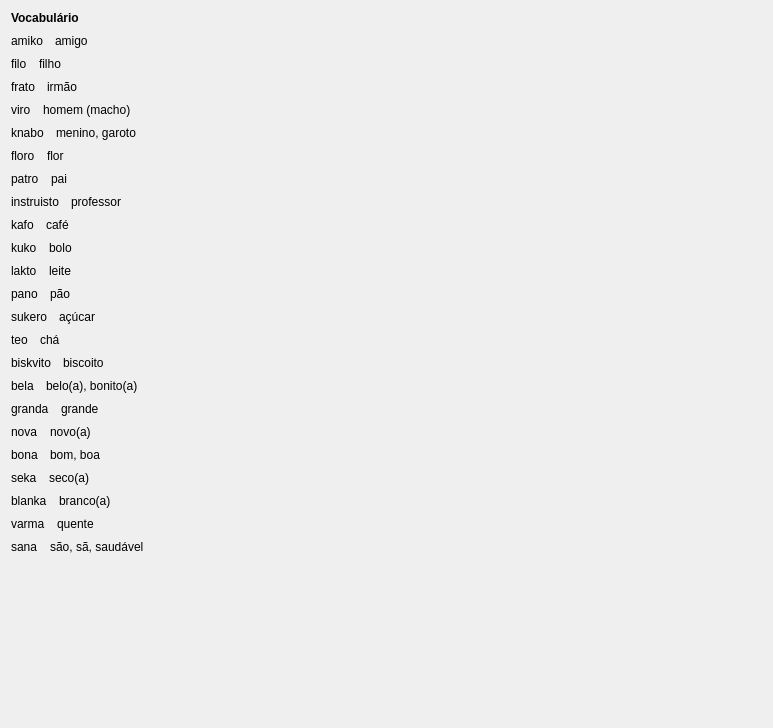
         <widget class="QWidget" name="scrollAreaWidgetContents_7">
          <property name="geometry">
           <rect>
            <x>0</x>
            <y>0</y>
            <width>773</width>
            <height>728</height>
           </rect>
          </property>
          <layout class="QVBoxLayout" name="verticalLayout_13">
           <property name="spacing">
            <number>9</number>
           </property>
           <item>
            <widget class="titolo" name="Lec01_Label35">
             <property name="sizePolicy">
              <sizepolicy hsizetype="Preferred" vsizetype="Maximum">
               <horstretch>0</horstretch>
               <verstretch>0</verstretch>
              </sizepolicy>
             </property>
             <property name="font">
              <font>
               <weight>75</weight>
               <bold>true</bold>
              </font>
             </property>
             <property name="text">
              <string>Vocabulário</string>
             </property>
             <property name="wordWrap">
              <bool>true</bool>
             </property>
            </widget>
           </item>
           <item>
            <layout class="QHBoxLayout" name="horizontalLayout_58">
             <property name="spacing">
              <number>12</number>
             </property>
             <item>
              <widget class="klakbutono_nova" name="Lec01_Button207">
               <property name="maximumSize">
                <size>
                 <width>16777215</width>
                 <height>16777215</height>
                </size>
               </property>
               <property name="text">
                <string>amiko</string>
               </property>
              </widget>
             </item>
             <item>
              <widget class="QLabel" name="Lec01_Label44">
               <property name="sizePolicy">
                <sizepolicy hsizetype="Expanding" vsizetype="Preferred">
                 <horstretch>0</horstretch>
                 <verstretch>0</verstretch>
                </sizepolicy>
               </property>
               <property name="text">
                <string>amigo</string>
               </property>
               <property name="wordWrap">
                <bool>true</bool>
               </property>
              </widget>
             </item>
            </layout>
           </item>
           <item>
            <layout class="QHBoxLayout" name="horizontalLayout_59">
             <property name="spacing">
              <number>12</number>
             </property>
             <item>
              <widget class="klakbutono_nova" name="Lec01_Button208">
               <property name="maximumSize">
                <size>
                 <width>16777215</width>
                 <height>16777215</height>
                </size>
               </property>
               <property name="text">
                <string>filo</string>
               </property>
              </widget>
             </item>
             <item>
              <widget class="QLabel" name="Lec01_Label45">
               <property name="sizePolicy">
                <sizepolicy hsizetype="Expanding" vsizetype="Preferred">
                 <horstretch>0</horstretch>
                 <verstretch>0</verstretch>
                </sizepolicy>
               </property>
               <property name="text">
                <string>filho</string>
               </property>
               <property name="wordWrap">
                <bool>true</bool>
               </property>
              </widget>
             </item>
            </layout>
           </item>
           <item>
            <layout class="QHBoxLayout" name="horizontalLayout_60">
             <property name="spacing">
              <number>12</number>
             </property>
             <item>
              <widget class="klakbutono_nova" name="Lec01_Button209">
               <property name="maximumSize">
                <size>
                 <width>16777215</width>
                 <height>16777215</height>
                </size>
               </property>
               <property name="text">
                <string>frato</string>
               </property>
              </widget>
             </item>
             <item>
              <widget class="QLabel" name="Lec01_Label46">
               <property name="sizePolicy">
                <sizepolicy hsizetype="Expanding" vsizetype="Preferred">
                 <horstretch>0</horstretch>
                 <verstretch>0</verstretch>
                </sizepolicy>
               </property>
               <property name="text">
                <string>irmão</string>
               </property>
               <property name="wordWrap">
                <bool>true</bool>
               </property>
              </widget>
             </item>
            </layout>
           </item>
           <item>
            <layout class="QHBoxLayout" name="horizontalLayout_61">
             <property name="spacing">
              <number>12</number>
             </property>
             <item>
              <widget class="klakbutono_nova" name="Lec01_Button210">
               <property name="maximumSize">
                <size>
                 <width>16777215</width>
                 <height>16777215</height>
                </size>
               </property>
               <property name="text">
                <string>viro</string>
               </property>
              </widget>
             </item>
             <item>
              <widget class="QLabel" name="Lec01_Label47">
               <property name="sizePolicy">
                <sizepolicy hsizetype="Expanding" vsizetype="Preferred">
                 <horstretch>0</horstretch>
                 <verstretch>0</verstretch>
                </sizepolicy>
               </property>
               <property name="text">
                <string>homem (macho)</string>
               </property>
               <property name="wordWrap">
                <bool>true</bool>
               </property>
              </widget>
             </item>
            </layout>
           </item>
           <item>
            <layout class="QHBoxLayout" name="horizontalLayout_62">
             <property name="spacing">
              <number>12</number>
             </property>
             <item>
              <widget class="klakbutono_nova" name="Lec01_Button211">
               <property name="maximumSize">
                <size>
                 <width>16777215</width>
                 <height>16777215</height>
                </size>
               </property>
               <property name="text">
                <string>knabo</string>
               </property>
              </widget>
             </item>
             <item>
              <widget class="QLabel" name="Lec01_Label48">
               <property name="sizePolicy">
                <sizepolicy hsizetype="Expanding" vsizetype="Preferred">
                 <horstretch>0</horstretch>
                 <verstretch>0</verstretch>
                </sizepolicy>
               </property>
               <property name="text">
                <string>menino, garoto</string>
               </property>
               <property name="wordWrap">
                <bool>true</bool>
               </property>
              </widget>
             </item>
            </layout>
           </item>
           <item>
            <layout class="QHBoxLayout" name="horizontalLayout_63">
             <property name="spacing">
              <number>12</number>
             </property>
             <item>
              <widget class="klakbutono_nova" name="Lec01_Button212">
               <property name="maximumSize">
                <size>
                 <width>16777215</width>
                 <height>16777215</height>
                </size>
               </property>
               <property name="text">
                <string>floro</string>
               </property>
              </widget>
             </item>
             <item>
              <widget class="QLabel" name="Lec01_Label49">
               <property name="sizePolicy">
                <sizepolicy hsizetype="Expanding" vsizetype="Preferred">
                 <horstretch>0</horstretch>
                 <verstretch>0</verstretch>
                </sizepolicy>
               </property>
               <property name="text">
                <string>flor</string>
               </property>
               <property name="wordWrap">
                <bool>true</bool>
               </property>
              </widget>
             </item>
            </layout>
           </item>
           <item>
            <layout class="QHBoxLayout" name="horizontalLayout_64">
             <property name="spacing">
              <number>12</number>
             </property>
             <item>
              <widget class="klakbutono_nova" name="Lec01_Button213">
               <property name="maximumSize">
                <size>
                 <width>16777215</width>
                 <height>16777215</height>
                </size>
               </property>
               <property name="text">
                <string>patro</string>
               </property>
              </widget>
             </item>
             <item>
              <widget class="QLabel" name="Lec01_Label50">
               <property name="sizePolicy">
                <sizepolicy hsizetype="Expanding" vsizetype="Preferred">
                 <horstretch>0</horstretch>
                 <verstretch>0</verstretch>
                </sizepolicy>
               </property>
               <property name="text">
                <string>pai</string>
               </property>
               <property name="wordWrap">
                <bool>true</bool>
               </property>
              </widget>
             </item>
            </layout>
           </item>
           <item>
            <layout class="QHBoxLayout" name="horizontalLayout_65">
             <property name="spacing">
              <number>12</number>
             </property>
             <item>
              <widget class="klakbutono_nova" name="Lec01_Button214">
               <property name="maximumSize">
                <size>
                 <width>16777215</width>
                 <height>16777215</height>
                </size>
               </property>
               <property name="text">
                <string>instruisto</string>
               </property>
              </widget>
             </item>
             <item>
              <widget class="QLabel" name="Lec01_Label51">
               <property name="sizePolicy">
                <sizepolicy hsizetype="Expanding" vsizetype="Preferred">
                 <horstretch>0</horstretch>
                 <verstretch>0</verstretch>
                </sizepolicy>
               </property>
               <property name="text">
                <string>professor</string>
               </property>
               <property name="wordWrap">
                <bool>true</bool>
               </property>
              </widget>
             </item>
            </layout>
           </item>
           <item>
            <layout class="QHBoxLayout" name="horizontalLayout_66">
             <property name="spacing">
              <number>12</number>
             </property>
             <item>
              <widget class="klakbutono_nova" name="Lec01_Button215">
               <property name="maximumSize">
                <size>
                 <width>16777215</width>
                 <height>16777215</height>
                </size>
               </property>
               <property name="text">
                <string>kafo</string>
               </property>
              </widget>
             </item>
             <item>
              <widget class="QLabel" name="Lec01_Label52">
               <property name="sizePolicy">
                <sizepolicy hsizetype="Expanding" vsizetype="Preferred">
                 <horstretch>0</horstretch>
                 <verstretch>0</verstretch>
                </sizepolicy>
               </property>
               <property name="text">
                <string>café</string>
               </property>
               <property name="wordWrap">
                <bool>true</bool>
               </property>
              </widget>
             </item>
            </layout>
           </item>
           <item>
            <layout class="QHBoxLayout" name="horizontalLayout_67">
             <property name="spacing">
              <number>12</number>
             </property>
             <item>
              <widget class="klakbutono_nova" name="Lec01_Button216">
               <property name="maximumSize">
                <size>
                 <width>16777215</width>
                 <height>16777215</height>
                </size>
               </property>
               <property name="text">
                <string>kuko</string>
               </property>
              </widget>
             </item>
             <item>
              <widget class="QLabel" name="Lec01_Label53">
               <property name="sizePolicy">
                <sizepolicy hsizetype="Expanding" vsizetype="Preferred">
                 <horstretch>0</horstretch>
                 <verstretch>0</verstretch>
                </sizepolicy>
               </property>
               <property name="text">
                <string>bolo</string>
               </property>
               <property name="wordWrap">
                <bool>true</bool>
               </property>
              </widget>
             </item>
            </layout>
           </item>
           <item>
            <layout class="QHBoxLayout" name="horizontalLayout_68">
             <property name="spacing">
              <number>12</number>
             </property>
             <item>
              <widget class="klakbutono_nova" name="Lec01_Button217">
               <property name="maximumSize">
                <size>
                 <width>16777215</width>
                 <height>16777215</height>
                </size>
               </property>
               <property name="text">
                <string>lakto</string>
               </property>
              </widget>
             </item>
             <item>
              <widget class="QLabel" name="Lec01_Label54">
               <property name="sizePolicy">
                <sizepolicy hsizetype="Expanding" vsizetype="Preferred">
                 <horstretch>0</horstretch>
                 <verstretch>0</verstretch>
                </sizepolicy>
               </property>
               <property name="text">
                <string>leite</string>
               </property>
               <property name="wordWrap">
                <bool>true</bool>
               </property>
              </widget>
             </item>
            </layout>
           </item>
           <item>
            <layout class="QHBoxLayout" name="horizontalLayout_69">
             <property name="spacing">
              <number>12</number>
             </property>
             <item>
              <widget class="klakbutono_nova" name="Lec01_Button218">
               <property name="maximumSize">
                <size>
                 <width>16777215</width>
                 <height>16777215</height>
                </size>
               </property>
               <property name="text">
                <string>pano</string>
               </property>
              </widget>
             </item>
             <item>
              <widget class="QLabel" name="Lec01_Label55">
               <property name="sizePolicy">
                <sizepolicy hsizetype="Expanding" vsizetype="Preferred">
                 <horstretch>0</horstretch>
                 <verstretch>0</verstretch>
                </sizepolicy>
               </property>
               <property name="text">
                <string>pão</string>
               </property>
               <property name="wordWrap">
                <bool>true</bool>
               </property>
              </widget>
             </item>
            </layout>
           </item>
           <item>
            <layout class="QHBoxLayout" name="horizontalLayout_70">
             <property name="spacing">
              <number>12</number>
             </property>
             <item>
              <widget class="klakbutono_nova" name="Lec01_Button219">
               <property name="maximumSize">
                <size>
                 <width>16777215</width>
                 <height>16777215</height>
                </size>
               </property>
               <property name="text">
                <string>sukero</string>
               </property>
              </widget>
             </item>
             <item>
              <widget class="QLabel" name="Lec01_Label56">
               <property name="sizePolicy">
                <sizepolicy hsizetype="Expanding" vsizetype="Preferred">
                 <horstretch>0</horstretch>
                 <verstretch>0</verstretch>
                </sizepolicy>
               </property>
               <property name="text">
                <string>açúcar</string>
               </property>
               <property name="wordWrap">
                <bool>true</bool>
               </property>
              </widget>
             </item>
            </layout>
           </item>
           <item>
            <layout class="QHBoxLayout" name="horizontalLayout_71">
             <property name="spacing">
              <number>12</number>
             </property>
             <item>
              <widget class="klakbutono_nova" name="Lec01_Button220">
               <property name="maximumSize">
                <size>
                 <width>16777215</width>
                 <height>16777215</height>
                </size>
               </property>
               <property name="text">
                <string>teo</string>
               </property>
              </widget>
             </item>
             <item>
              <widget class="QLabel" name="Lec01_Label57">
               <property name="sizePolicy">
                <sizepolicy hsizetype="Expanding" vsizetype="Preferred">
                 <horstretch>0</horstretch>
                 <verstretch>0</verstretch>
                </sizepolicy>
               </property>
               <property name="text">
                <string>chá</string>
               </property>
               <property name="wordWrap">
                <bool>true</bool>
               </property>
              </widget>
             </item>
            </layout>
           </item>
           <item>
            <layout class="QHBoxLayout" name="horizontalLayout_72">
             <property name="spacing">
              <number>12</number>
             </property>
             <item>
              <widget class="klakbutono_nova" name="Lec01_Button221">
               <property name="maximumSize">
                <size>
                 <width>16777215</width>
                 <height>16777215</height>
                </size>
               </property>
               <property name="text">
                <string>biskvito</string>
               </property>
              </widget>
             </item>
             <item>
              <widget class="QLabel" name="Lec01_Label58">
               <property name="sizePolicy">
                <sizepolicy hsizetype="Expanding" vsizetype="Preferred">
                 <horstretch>0</horstretch>
                 <verstretch>0</verstretch>
                </sizepolicy>
               </property>
               <property name="text">
                <string>biscoito</string>
               </property>
               <property name="wordWrap">
                <bool>true</bool>
               </property>
              </widget>
             </item>
            </layout>
           </item>
           <item>
            <layout class="QHBoxLayout" name="horizontalLayout_74">
             <property name="spacing">
              <number>12</number>
             </property>
             <item>
              <widget class="klakbutono_nova" name="Lec01_Button222">
               <property name="maximumSize">
                <size>
                 <width>16777215</width>
                 <height>16777215</height>
                </size>
               </property>
               <property name="text">
                <string>bela</string>
               </property>
              </widget>
             </item>
             <item>
              <widget class="QLabel" name="Lec01_Label60">
               <property name="sizePolicy">
                <sizepolicy hsizetype="Expanding" vsizetype="Preferred">
                 <horstretch>0</horstretch>
                 <verstretch>0</verstretch>
                </sizepolicy>
               </property>
               <property name="text">
                <string>belo(a), bonito(a)</string>
               </property>
               <property name="wordWrap">
                <bool>true</bool>
               </property>
              </widget>
             </item>
            </layout>
           </item>
           <item>
            <layout class="QHBoxLayout" name="horizontalLayout_75">
             <property name="spacing">
              <number>12</number>
             </property>
             <item>
              <widget class="klakbutono_nova" name="Lec01_Button223">
               <property name="maximumSize">
                <size>
                 <width>16777215</width>
                 <height>16777215</height>
                </size>
               </property>
               <property name="text">
                <string>granda</string>
               </property>
              </widget>
             </item>
             <item>
              <widget class="QLabel" name="Lec01_Label61">
               <property name="sizePolicy">
                <sizepolicy hsizetype="Expanding" vsizetype="Preferred">
                 <horstretch>0</horstretch>
                 <verstretch>0</verstretch>
                </sizepolicy>
               </property>
               <property name="text">
                <string>grande</string>
               </property>
               <property name="wordWrap">
                <bool>true</bool>
               </property>
              </widget>
             </item>
            </layout>
           </item>
           <item>
            <layout class="QHBoxLayout" name="horizontalLayout_76">
             <property name="spacing">
              <number>12</number>
             </property>
             <item>
              <widget class="klakbutono_nova" name="Lec01_Button224">
               <property name="maximumSize">
                <size>
                 <width>16777215</width>
                 <height>16777215</height>
                </size>
               </property>
               <property name="text">
                <string>nova</string>
               </property>
              </widget>
             </item>
             <item>
              <widget class="QLabel" name="Lec01_Label62">
               <property name="sizePolicy">
                <sizepolicy hsizetype="Expanding" vsizetype="Preferred">
                 <horstretch>0</horstretch>
                 <verstretch>0</verstretch>
                </sizepolicy>
               </property>
               <property name="text">
                <string>novo(a)</string>
               </property>
               <property name="wordWrap">
                <bool>true</bool>
               </property>
              </widget>
             </item>
            </layout>
           </item>
           <item>
            <layout class="QHBoxLayout" name="horizontalLayout_77">
             <property name="spacing">
              <number>12</number>
             </property>
             <item>
              <widget class="klakbutono_nova" name="Lec01_Button225">
               <property name="maximumSize">
                <size>
                 <width>16777215</width>
                 <height>16777215</height>
                </size>
               </property>
               <property name="text">
                <string>bona</string>
               </property>
              </widget>
             </item>
             <item>
              <widget class="QLabel" name="Lec01_Label63">
               <property name="sizePolicy">
                <sizepolicy hsizetype="Expanding" vsizetype="Preferred">
                 <horstretch>0</horstretch>
                 <verstretch>0</verstretch>
                </sizepolicy>
               </property>
               <property name="text">
                <string>bom, boa</string>
               </property>
               <property name="wordWrap">
                <bool>true</bool>
               </property>
              </widget>
             </item>
            </layout>
           </item>
           <item>
            <layout class="QHBoxLayout" name="horizontalLayout_78">
             <property name="spacing">
              <number>12</number>
             </property>
             <item>
              <widget class="klakbutono_nova" name="Lec01_Button226">
               <property name="maximumSize">
                <size>
                 <width>16777215</width>
                 <height>16777215</height>
                </size>
               </property>
               <property name="text">
                <string>seka</string>
               </property>
              </widget>
             </item>
             <item>
              <widget class="QLabel" name="Lec01_Label64">
               <property name="sizePolicy">
                <sizepolicy hsizetype="Expanding" vsizetype="Preferred">
                 <horstretch>0</horstretch>
                 <verstretch>0</verstretch>
                </sizepolicy>
               </property>
               <property name="text">
                <string>seco(a)</string>
               </property>
               <property name="wordWrap">
                <bool>true</bool>
               </property>
              </widget>
             </item>
            </layout>
           </item>
           <item>
            <layout class="QHBoxLayout" name="horizontalLayout_79">
             <property name="spacing">
              <number>12</number>
             </property>
             <item>
              <widget class="klakbutono_nova" name="Lec01_Button227">
               <property name="maximumSize">
                <size>
                 <width>16777215</width>
                 <height>16777215</height>
                </size>
               </property>
               <property name="text">
                <string>blanka</string>
               </property>
              </widget>
             </item>
             <item>
              <widget class="QLabel" name="Lec01_Label65">
               <property name="sizePolicy">
                <sizepolicy hsizetype="Expanding" vsizetype="Preferred">
                 <horstretch>0</horstretch>
                 <verstretch>0</verstretch>
                </sizepolicy>
               </property>
               <property name="text">
                <string>branco(a)</string>
               </property>
               <property name="wordWrap">
                <bool>true</bool>
               </property>
              </widget>
             </item>
            </layout>
           </item>
           <item>
            <layout class="QHBoxLayout" name="horizontalLayout_80">
             <property name="spacing">
              <number>12</number>
             </property>
             <item>
              <widget class="klakbutono_nova" name="Lec01_Button228">
               <property name="maximumSize">
                <size>
                 <width>16777215</width>
                 <height>16777215</height>
                </size>
               </property>
               <property name="text">
                <string>varma</string>
               </property>
              </widget>
             </item>
             <item>
              <widget class="QLabel" name="Lec01_Label66">
               <property name="sizePolicy">
                <sizepolicy hsizetype="Expanding" vsizetype="Preferred">
                 <horstretch>0</horstretch>
                 <verstretch>0</verstretch>
                </sizepolicy>
               </property>
               <property name="text">
                <string>quente</string>
               </property>
               <property name="wordWrap">
                <bool>true</bool>
               </property>
              </widget>
             </item>
            </layout>
           </item>
           <item>
            <layout class="QHBoxLayout" name="horizontalLayout_81">
             <property name="spacing">
              <number>12</number>
             </property>
             <item>
              <widget class="klakbutono_nova" name="Lec01_Button229">
               <property name="maximumSize">
                <size>
                 <width>16777215</width>
                 <height>16777215</height>
                </size>
               </property>
               <property name="text">
                <string>sana</string>
               </property>
              </widget>
             </item>
             <item>
              <widget class="QLabel" name="Lec01_Label67">
               <property name="sizePolicy">
                <sizepolicy hsizetype="Expanding" vsizetype="Preferred">
                 <horstretch>0</horstretch>
                 <verstretch>0</verstretch>
                </sizepolicy>
               </property>
               <property name="text">
                <string>são, sã, saudável</string>
               </property>
               <property name="wordWrap">
                <bool>true</bool>
               </property>
              </widget>
             </item>
            </layout>
           </item>
           <item>
            <spacer name="verticalSpacer_4">
             <property name="orientation">
              <enum>Qt::Vertical</enum>
             </property>
             <property name="sizeHint" stdset="0">
              <size>
               <width>20</width>
               <height>40</height>
              </size>
             </property>
            </spacer>
           </item>
          </layout>
         </widget>
